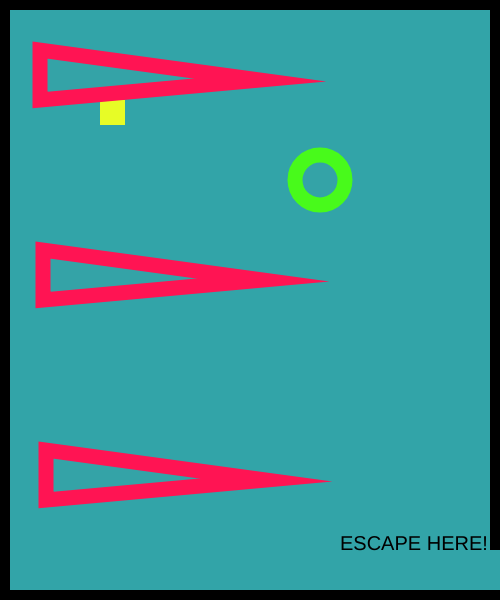
Frame 1 (no input)
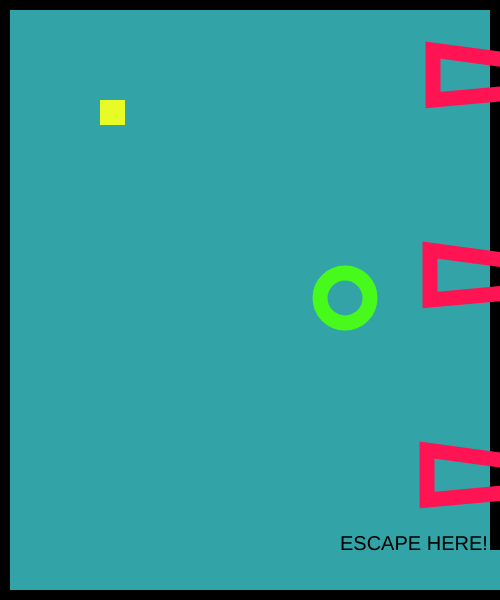
Frame 60 (no input)
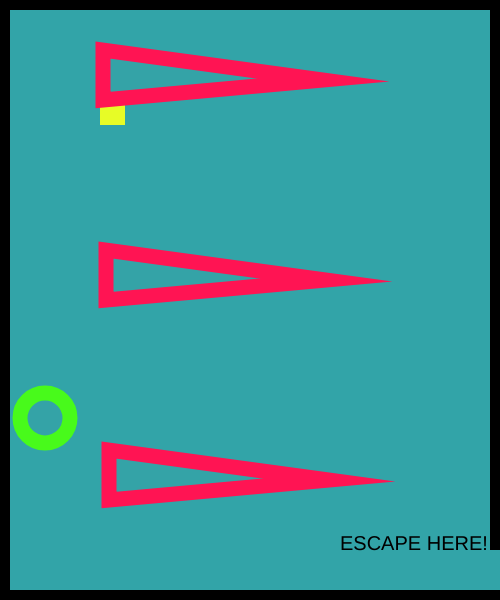
Frame 120 (the mouse pressed at the canvas centre since frame 60)

The p5.js sketch that drew these frames (run headless with seeded random() and noise() and a simulated clock; from frame 60 on, the mouse is pressed at the canvas centre):

// p5.js sketch
// ── sketch.js

var characterX = 100;
var characterY = 100;
// key codes
var w = 87;
var s = 83;
var a = 65;
var d = 68;

// x and y for a shape
var shapeX = 40;
var shapeY = 260;
var speed = 3
var z = 1

let x = 320;
let y = 180;
let xspeed = 5;
let yspeed = 2;
let r = 25;

// click shape
var mouseShapeX;
var mouseShapeY;
function setup()
{
  createCanvas(500, 600);

}

function draw()
{
    background(50, 164, 168);
    stroke(0);
    strokeWeight(0);
    fill(0);

    rect(0,0,width,10);

    rect(0,0,10,height);

    rect(0, height-10,width, 10);

    rect(width-10,0,10,height-50);

    // message
    textSize(20);
    text("ESCAPE HERE!", width-160,height-50)

    //character
    fill(231, 252, 38);
    square(characterX,characterY,25);

    // directions
    if(keyIsDown(w))
    {
        characterY -= 10;
    }
    if(keyIsDown(s))
    {
        characterY += 10;
    }
    if(keyIsDown(a))
    {
        characterX -= 10;
    }
    if(keyIsDown(d))
    {
        characterX += 10;
    }

    //  enemies
         stroke(255, 20, 83)
         strokeWeight(15)
         fill(220, 20, 0, 2);
         triangle(shapeX, 100, shapeX, 50, shapeY, 80)
        shapeX = shapeX + speed
        shapeY = shapeY + speed
        if(shapeX > width)
        {
            speed = -speed;
        }
        if(shapeX < 0)
        {
            speed = -speed;
        }

             stroke(255, 20, 83)
             strokeWeight(15)
             fill(220, 20, 0, 2);
             triangle(shapeX, 300, shapeX, 250, shapeY, 280)
            shapeX = shapeX + speed
            shapeY = shapeY + speed
            if(shapeX > width)
            {
                speed = -speed;
            }
            if(shapeX < 0)
            {
                speed = -speed;
            }

                         stroke(255, 20, 83)
                         strokeWeight(15)
                         fill(220, 20, 0, 2);
                         triangle(shapeX, 500, shapeX, 450, shapeY, 480)
                        shapeX = shapeX + speed
                        shapeY = shapeY + speed
                        if(shapeX > width)
                        {
                            speed = -speed;
                        }
                        if(shapeX < 0)
                        {
                            speed = -speed;
                        }


            stroke(72, 250, 27);
            ellipse(x, y, r*2, r*2);

              x += xspeed;
              y += yspeed;
              if (x > width - r || x < r) {
                xspeed = -xspeed;
              }
              if (y > height - r || y < r) {
                yspeed = -yspeed;
              }




      if(characterX > width && characterY > width-50)
      {
          strokeWeight(0);
          fill(0);
          stroke(5);
          textSize(26);
          text("You Win!", width/2-50, height/2-50);
      }

    fill(120,130,140);
    circle(mouseShapeX, mouseShapeY, 25);
}

function mouseClicked()
{
    mouseShapeX = mouseX;
    mouseShapeY = mouseY;
}
